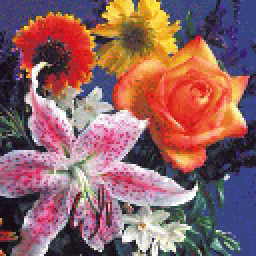
#> input picture assignment_1/data/1_2.tif, 128 x 128 px, found by its file name (shown 2 times larger)
$ jupyter execute assign1_2.ipynb   (shell and % lines are left out)
#> lines starting #> are read from the running program, lines starting #| are printed output that depends on the picture
#### 2) Matlab basics: image I/O and commands. (10 points)
Write a Matlab script to do the following.
* a. Read 1_2.tif and its associated colormap into variables named “X” and “map”.
Convert it to a 256-level grayscale image X.
* b. Rotate X 45 degrees clockwise to generate image Y.
* c. Submit images X and Y, and the script you wrote.
* HINT: Use the Matlab commands: [X,map]=imread( ‘1_2.tif', 'tif' ) , imshow(X, map) , ind2gray, imrotate

[cell 1]
import matplotlib.pyplot as plt
import numpy as np
import cv2
from PIL import Image

[cell 2]
img_filepath = '/home/ngtuetam/workspace/DIP_2022/assignment_1/data/1_2.tif'
# plt.imshow(plt.imread(img_filepath))

[cell 3]
def convert_to_gray(image):
    """ Convert imgae to grayscale
    Args:
        image (np.array): input image as numpy array
    Returns:
        img_gray (np.array): gray image
    """

    img_gray = cv2.cvtColor(image, cv2.COLOR_BGR2GRAY)
    return img_gray

[cell 4]
def rotate_image(image):
    """ Rotate image 45 degrees clockwise
    Args:
        image(np.array): input image as numpy array
    Returns:
        rotated_image(np.array): rotated image
    """

    rotated_image = image.rotate(45)
    return rotated_image

[cell 5]
img_np = plt.imread(img_filepath)
#> img_np is the input picture: shape (128, 128, 4); mean R, G, B, A 142.2, 99.4, 101.1, 255
gray_image = convert_to_gray(image=img_np)
#> in convert_to_gray, `img_gray = cv2.cvtColor(image, cv2.COLOR_BGR2GRAY)`:
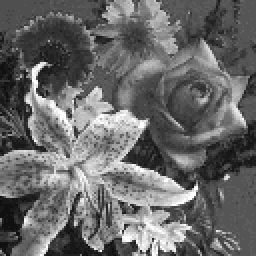
#> img_gray: shape (128, 128) (shown 2 times larger); min 16, max 253, mean 104.8
img_ = Image.open(img_filepath)
rotated_img = rotate_image(img_)
#> in rotate_image, `rotated_image = image.rotate(45)`:
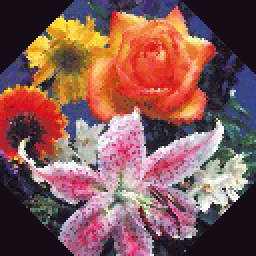
#> rotated_image: PIL image 128x128 P (shown 2 times larger); mean R, G, B 132.3, 89.8, 87.4

plt.subplot(1,3, 1)
plt.imshow(img_np)
plt.subplot(1,3, 2)
plt.imshow(gray_image, cmap='gray')
plt.subplot(1,3,3)
plt.imshow(rotated_img)
plt.show()
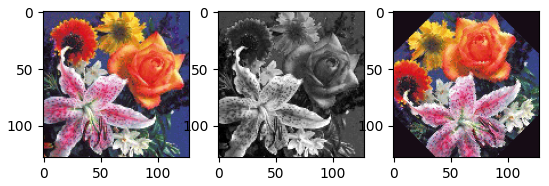
#> figure drawn by matplotlib, 3 panels

$ run again, with assignment_1/data/1_1.jpg saved as assignment_1/data/1_2.tif
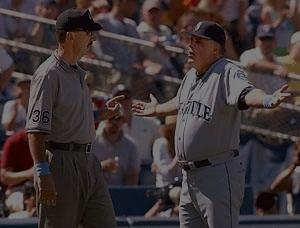
#> input picture assignment_1/data/1_1.jpg, 300 x 228 px, found by its file name
#> img_np is the input picture: shape (228, 300, 3); mean R, G, B 62.4, 52.5, 53.7
#> in rotate_image, `rotated_image = image.rotate(45)`:
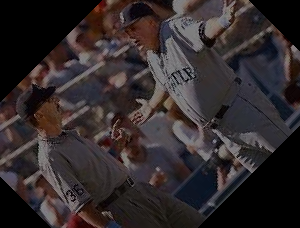
#> rotated_image: PIL image 300x228 RGB; mean R, G, B 49.9, 42.6, 43.9
#> `plt.show()`:
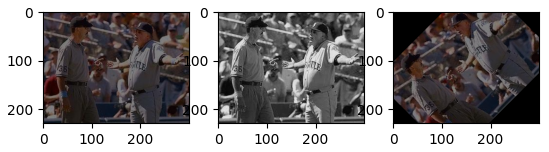
#> figure drawn by matplotlib, 3 panels
